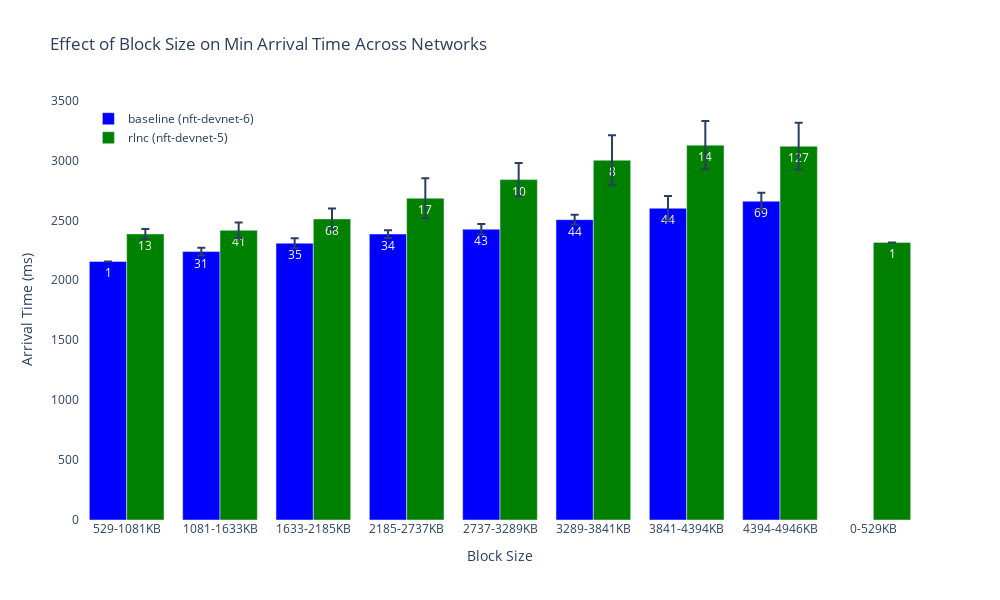
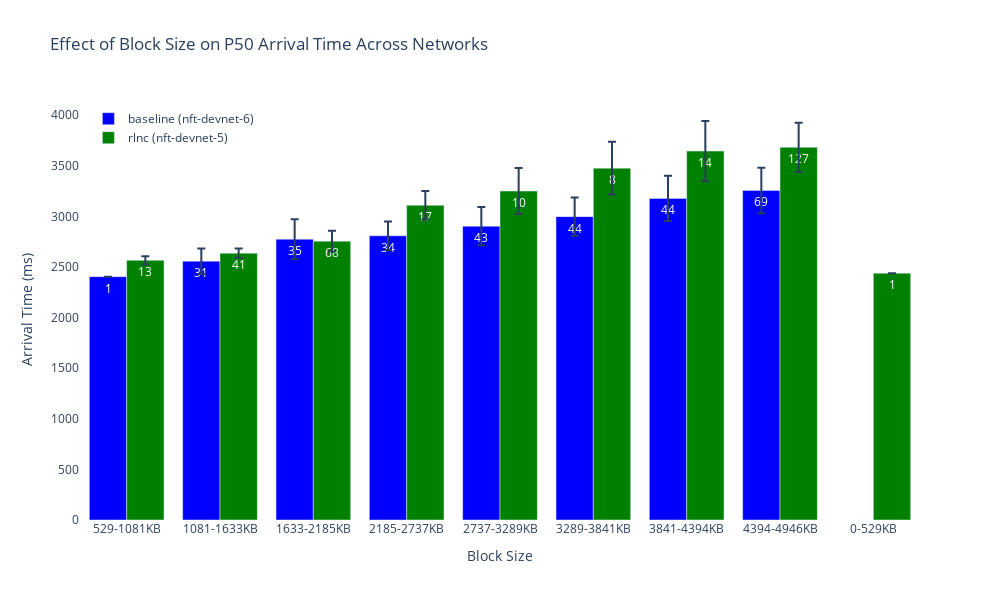
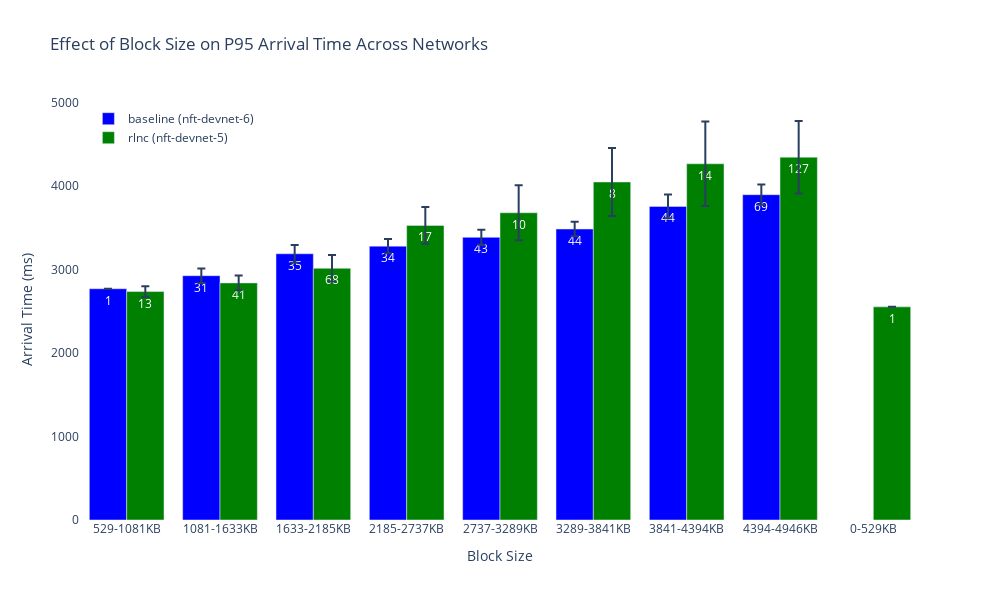

Source (notebook cell) for these figures, in order:
### Markdown cell above
## Block Size Analysis

Let's analyze how block size affects arrival times across all three networks.

### Code cell
def create_multi_network_block_size_bin_analysis(metrics, metric='p95_arrival_time'):
    """
    Create a bar chart comparing arrival times binned by block size ranges across multiple networks.
    
    Args:
        metrics (dict): Dictionary with network keys and metrics DataFrames as values
        metric (str): The metric to plot
        
    Returns:
        plotly.graph_objects.Figure: The plotly figure
    """
    # Collect all block sizes to determine appropriate bins
    all_block_sizes = []
    for network, network_metrics in metrics.items():
        valid_sizes = network_metrics['block_total_bytes'].dropna().values
        all_block_sizes.extend(valid_sizes)
    
    # Determine bin edges using quantiles or other method if there's enough data
    if len(all_block_sizes) > 10:
        # Use freedman-diaconis rule to determine bin width
        q75, q25 = np.percentile(all_block_sizes, [75, 25])
        iqr = q75 - q25
        bin_width = 2 * iqr * (len(all_block_sizes) ** (-1/3))
        
        # Ensure bin width is reasonable (at least 10KB)
        bin_width = max(bin_width, 10*1024)
        
        # Create bins
        min_size = min(all_block_sizes)
        max_size = max(all_block_sizes)
        
        # Determine number of bins, but limit to a reasonable number
        num_bins = min(10, int(np.ceil((max_size - min_size) / bin_width)))
        
        # Create bins with more even distribution
        size_bins = np.linspace(min_size, max_size, num_bins + 1).tolist()
    else:
        # Not enough data, use some reasonable defaults
        size_bins = [0, 100*1024, 500*1024, float('inf')]
    
    # Add 0 as the first bin edge if it's not there
    if size_bins[0] > 0:
        size_bins.insert(0, 0)
    
    # Add infinity as the last bin edge if it's not there
    if size_bins[-1] != float('inf'):
        size_bins.append(float('inf'))
    
    # Create labels for the bins
    bin_labels = []
    for i in range(len(size_bins) - 1):
        if size_bins[i+1] == float('inf'):
            bin_labels.append(f'>{size_bins[i]/1024:.0f}KB')
        else:
            bin_labels.append(f'{size_bins[i]/1024:.0f}-{size_bins[i+1]/1024:.0f}KB')
    
    # Process each network's data
    binned_metrics = {}
    
    for network, network_metrics in metrics.items():
        # Drop NaN values and create a copy for safe modification
        network_metrics_filtered = network_metrics.dropna(subset=['block_total_bytes']).copy()
        
        # Add block size bin column using .loc to avoid SettingWithCopyWarning
        network_metrics_filtered.loc[:, 'block_size_bin'] = pd.cut(
            network_metrics_filtered['block_total_bytes'], 
            bins=size_bins, 
            labels=bin_labels
        )
        
        # Group by block size bin with observed=True to avoid FutureWarning
        binned = network_metrics_filtered.groupby('block_size_bin', observed=True).agg({
            metric: ['mean', 'std', 'count']
        }).reset_index()
        
        binned.columns = ['block_size_bin', 'mean', 'std', 'count']
        binned_metrics[network] = binned
    
    # Create figure
    fig = make_subplots(rows=1, cols=1)
    
    # Colors for each network
    colors = {'devnet-5': 'green', 'devnet-6': 'blue', 'devnet-7': 'red'}
    
    # Create display labels for networks
    network_labels = {network: config["networks"][network]["label"] for network in metrics.keys()}
    
    # Add bars for each network
    for network, binned in binned_metrics.items():
        fig.add_trace(
            go.Bar(
                x=binned['block_size_bin'],
                y=binned['mean'],
                name=f'{network_labels[network]} ({config["networks"][network]["network"]})',
                error_y=dict(type='data', array=binned['std'], visible=True),
                marker_color=colors[network],
                text=binned['count'],
                hovertemplate='Block Size: %{x}<br>Arrival Time: %{y:.1f}ms<br>Sample Size: %{text}'
            )
        )
    
    # Update layout
    fig.update_layout(
        title=f"Effect of Block Size on {metric.replace('_arrival_time', '').title()} Arrival Time Across Networks",
        xaxis_title="Block Size",
        yaxis_title="Arrival Time (ms)",
        legend=dict(x=0.01, y=0.99, bgcolor='rgba(255,255,255,0.8)'),
        barmode='group',
        height=600,
        width=1000,
        plot_bgcolor='white'
    )
    
    return fig

# Create binned analysis for different metrics
for metric in ['min_arrival_time', 'p50_arrival_time', 'p95_arrival_time']:
    fig = create_multi_network_block_size_bin_analysis(metrics, metric)
    fig.show()

### Figure 1 — Plotly figure (JSON) as saved in the notebook; plotly's stock layout.template omitted (floating-point values rounded to 4 significant figures)
{"data": [{"error_y": {"array": [null, 32.95, 41.98, 32.2, 43.31, 40.05, 102.3, 71.33], "type": "data", "visible": true}, "hovertemplate": "Block Size: %{x}<br>Arrival Time: %{y:.1f}ms<br>Sample Size: %{text}", "marker": {"color": "blue"}, "name": "baseline (nft-devnet-6)", "text": [1, 31, 35, 34, 43, 44, 44, 69], "type": "bar", "x": ["529-1081KB", "1081-1633KB", "1633-2185KB", "2185-2737KB", "2737-3289KB", "3289-3841KB", "3841-4394KB", "4394-4946KB"], "y": [2157, 2239.0, 2309, 2386.0, 2426, 2506.0, 2600.0, 2660.0]}, {"error_y": {"array": [null, 41.74, 65.06, 86.7, 167.4, 138.3, 208.1, 201.6, 196.3], "type": "data", "visible": true}, "hovertemplate": "Block Size: %{x}<br>Arrival Time: %{y:.1f}ms<br>Sample Size: %{text}", "marker": {"color": "green"}, "name": "rlnc (nft-devnet-5)", "text": [1, 13, 41, 68, 17, 10, 8, 14, 127], "type": "bar", "x": ["0-529KB", "529-1081KB", "1081-1633KB", "1633-2185KB", "2185-2737KB", "2737-3289KB", "3289-3841KB", "3841-4394KB", "4394-4946KB"], "y": [2316, 2387.0, 2417.0, 2512.0, 2684.0, 2840.0, 3001.0, 3127.0, 3118.0]}], "layout": {"barmode": "group", "height": 600, "legend": {"bgcolor": "rgba(255,255,255,0.8)", "x": 0.01, "y": 0.99}, "plot_bgcolor": "white", "title": {"text": "Effect of Block Size on Min Arrival Time Across Networks"}, "width": 1000, "xaxis": {"anchor": "y", "domain": [0, 1], "title": {"text": "Block Size"}}, "yaxis": {"anchor": "x", "domain": [0, 1], "title": {"text": "Arrival Time (ms)"}}}}

### Figure 2 — Plotly figure (JSON) as saved in the notebook; plotly's stock layout.template omitted (floating-point values rounded to 4 significant figures)
{"data": [{"error_y": {"array": [null, 125.6, 196.9, 140.2, 188.7, 188.8, 223.3, 224.6], "type": "data", "visible": true}, "hovertemplate": "Block Size: %{x}<br>Arrival Time: %{y:.1f}ms<br>Sample Size: %{text}", "marker": {"color": "blue"}, "name": "baseline (nft-devnet-6)", "text": [1, 31, 35, 34, 43, 44, 44, 69], "type": "bar", "x": ["529-1081KB", "1081-1633KB", "1633-2185KB", "2185-2737KB", "2737-3289KB", "3289-3841KB", "3841-4394KB", "4394-4946KB"], "y": [2404, 2557.0, 2775.0, 2808.0, 2903.0, 2997.0, 3177.0, 3256.0]}, {"error_y": {"array": [null, 40.76, 46.14, 101.8, 140.8, 227.7, 261.0, 297.3, 242.3], "type": "data", "visible": true}, "hovertemplate": "Block Size: %{x}<br>Arrival Time: %{y:.1f}ms<br>Sample Size: %{text}", "marker": {"color": "green"}, "name": "rlnc (nft-devnet-5)", "text": [1, 13, 41, 68, 17, 10, 8, 14, 127], "type": "bar", "x": ["0-529KB", "529-1081KB", "1081-1633KB", "1633-2185KB", "2185-2737KB", "2737-3289KB", "3289-3841KB", "3841-4394KB", "4394-4946KB"], "y": [2439, 2566.0, 2637.0, 2755.0, 3109.0, 3250.0, 3476.0, 3645.0, 3683.0]}], "layout": {"barmode": "group", "height": 600, "legend": {"bgcolor": "rgba(255,255,255,0.8)", "x": 0.01, "y": 0.99}, "plot_bgcolor": "white", "title": {"text": "Effect of Block Size on P50 Arrival Time Across Networks"}, "width": 1000, "xaxis": {"anchor": "y", "domain": [0, 1], "title": {"text": "Block Size"}}, "yaxis": {"anchor": "x", "domain": [0, 1], "title": {"text": "Arrival Time (ms)"}}}}

### Figure 3 — Plotly figure (JSON) as saved in the notebook; plotly's stock layout.template omitted (floating-point values rounded to 4 significant figures)
{"data": [{"error_y": {"array": [null, 86.81, 106.4, 86.12, 90.33, 87.99, 141.5, 121.2], "type": "data", "visible": true}, "hovertemplate": "Block Size: %{x}<br>Arrival Time: %{y:.1f}ms<br>Sample Size: %{text}", "marker": {"color": "blue"}, "name": "baseline (nft-devnet-6)", "text": [1, 31, 35, 34, 43, 44, 44, 69], "type": "bar", "x": ["529-1081KB", "1081-1633KB", "1633-2185KB", "2185-2737KB", "2737-3289KB", "3289-3841KB", "3841-4394KB", "4394-4946KB"], "y": [2771.0, 2927.0, 3190.0, 3281.0, 3387.0, 3486.0, 3757.0, 3898.0]}, {"error_y": {"array": [null, 64.41, 87.68, 158.2, 219.9, 330.7, 406.6, 505.9, 433.8], "type": "data", "visible": true}, "hovertemplate": "Block Size: %{x}<br>Arrival Time: %{y:.1f}ms<br>Sample Size: %{text}", "marker": {"color": "green"}, "name": "rlnc (nft-devnet-5)", "text": [1, 13, 41, 68, 17, 10, 8, 14, 127], "type": "bar", "x": ["0-529KB", "529-1081KB", "1081-1633KB", "1633-2185KB", "2185-2737KB", "2737-3289KB", "3289-3841KB", "3841-4394KB", "4394-4946KB"], "y": [2554.0, 2737.0, 2841.0, 3015.0, 3529.0, 3681.0, 4050.0, 4268.0, 4347.0]}], "layout": {"barmode": "group", "height": 600, "legend": {"bgcolor": "rgba(255,255,255,0.8)", "x": 0.01, "y": 0.99}, "plot_bgcolor": "white", "title": {"text": "Effect of Block Size on P95 Arrival Time Across Networks"}, "width": 1000, "xaxis": {"anchor": "y", "domain": [0, 1], "title": {"text": "Block Size"}}, "yaxis": {"anchor": "x", "domain": [0, 1], "title": {"text": "Arrival Time (ms)"}}}}
